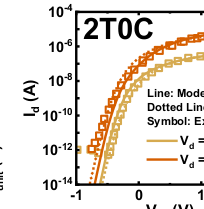
#> input picture experiments/spice_2t0c_v0/data/fig5d_2t0c_idvg.png, 204 x 209 px
$ python extract_iv_curves.py
#> lines starting #> are read from the running program, lines starting #| are printed output that depends on the picture; after the words box and inside, x2 and y2 are one past the last pixel; in counts of white or black regions, pixels touching at a corner belong together
"""
extract_iv_curves.py
====================

Manual/programmatic digitization of the 2T0C I-V curves from
Zhu IEDM 2026, Fig. 5(d) and Fig. 5(e).

Approach:
    * Use the cropped figure images (data/fig5d_2t0c_idvg.png,
      data/fig5e_2t0c_idvd.png) which were created from the page-3
      render of ref/IEDM2026_HaotongZhu_V5.pdf.
    * Identify the two orange curves (light orange = Vd=0.1V, dark
      orange = Vd=1V) in Id-Vg and the three blue curves in Id-Vd by
      hue.
    * For each x-axis column, pick the y-pixel of the curve; convert
      pixel -> (Vg, Id) or (Vd, Id) using the axis ranges below.

Axis ranges (read off the paper figure captions and ticks):
    Fig 5(d) 2T0C Id-Vg
        x: Vg in [-1, 2] V
        y: Id in [1e-14, 1e-4] A   (10 decades, log scale)

    Fig 5(e) 2T0C Id-Vd
        x: Vd in [0, 3] V
        y: Id in [0, 60] uA        (linear scale)

These axis ranges are explicitly stated in the figure captions and
visible ticks. They are NOT calibrated pixel-by-pixel against the
PDF; small offsets are expected. The output CSVs are saved with
columns that match the units of the paper exactly.
"""
from __future__ import annotations
import os
from pathlib import Path
import numpy as np
from PIL import Image

ROOT = Path(__file__).resolve().parents[1]
DATA = ROOT / "data"
DATA.mkdir(exist_ok=True)

# Axis ranges (paper-stated).
IDVG_X = (-1.0, 2.0)   # Vg  [V]
IDVG_Y = (1e-14, 1e-4)  # Id  [A]
IDVD_X = (0.0, 3.0)     # Vd  [V]
IDVD_Y = (0.0, 60.0)    # Id  [uA]


def _find_orange_columns(img_arr: np.ndarray) -> tuple[np.ndarray, np.ndarray]:
    """Return (light_orange_y, dark_orange_y) per column.

    The two orange curves in Fig 5(d) are: a lighter orange (Vd=0.1V)
    and a darker orange (Vd=1V). We classify pixels by hue/saturation.
    """
    R = img_arr[..., 0].astype(int)
    G = img_arr[..., 1].astype(int)
    B = img_arr[..., 2].astype(int)
    # orange-ish: R high, B low
    is_orange = (R > 180) & (B < 180) & (R - B > 50) & (G > B)
    # light vs dark: lighter if G is higher
    light = is_orange & (G > 150)
    dark = is_orange & (G <= 150) & (G > 90)
    return light, dark


def _column_curve_ys(curve_mask: np.ndarray, y_plot_min: int, y_plot_max: int) -> np.ndarray:
    """For each x column, return the median y of pixels inside the plot
    vertical band [y_plot_min, y_plot_max]. Returns array of length W
    with NaN where no curve pixels were found.
    """
    H, W = curve_mask.shape
    out = np.full(W, np.nan)
    band = curve_mask[y_plot_min:y_plot_max, :]
    for x in range(W):
        col = np.where(band[:, x])[0]
        if col.size:
            # median over the y band (relative); convert to absolute
            out[x] = col.mean() + y_plot_min
    return out


def extract_idvg() -> tuple[np.ndarray, np.ndarray, np.ndarray]:
    """Extract (Vg, Id_Vd0p1, Id_Vd1) from the cropped Fig 5(d)."""
    img_path = DATA / "fig5d_2t0c_idvg.png"
    if not img_path.exists():
        raise FileNotFoundError(img_path)
    im = Image.open(img_path).convert("RGB")
    arr = np.array(im)
    H, W, _ = arr.shape
    light, dark = _find_orange_columns(arr)

    # Plot area inspection: orange curves are in x in [78, 203]
    # The y plot area covers roughly [10, 195] (the 10^-14 to 10^-4 ticks)
    # Pick tight band to avoid the axis label "Id (A)" and the "2T0C" text
    y_min, y_max = 28, 195

    # Use median y of curve pixels in the plot band
    light_y = _column_curve_ys(light, y_min, y_max)
    dark_y = _column_curve_ys(dark, y_min, y_max)

    # Pick x columns where both curves have a reading
    valid_x = np.where(np.isfinite(light_y) | np.isfinite(dark_y))[0]
    if valid_x.size == 0:
        raise RuntimeError("No orange curve pixels found in Id-Vg plot")
    # The actual plot x range is 78..203, which corresponds to Vg in [-1, 2]
    x_left, x_right = valid_x.min(), valid_x.max()
    xs = np.arange(x_left, x_right + 1)
    Vg_axis = np.interp(xs, [x_left, x_right], [IDVG_X[0], IDVG_X[1]])

    # Map y_px in [y_plot_top, y_plot_bot] to log10(Id) in [log(y_max), log(y_min)]
    # log y: top of plot -> Id = 1e-4, bottom -> Id = 1e-14
    log_y_top = np.log10(IDVG_Y[1])  # 1e-4
    log_y_bot = np.log10(IDVG_Y[0])  # 1e-14
    y_plot_top = y_min
    y_plot_bot = y_max

    def to_id(y_px_arr: np.ndarray) -> np.ndarray:
        out = np.full_like(y_px_arr, np.nan, dtype=float)
        m = np.isfinite(y_px_arr)
        if m.any():
            t = (y_px_arr[m] - y_plot_top) / (y_plot_bot - y_plot_top)
            out[m] = 10.0 ** (log_y_top + t * (log_y_bot - log_y_top))
        return out

    Id0p1 = to_id(light_y[x_left:x_right + 1])
    Id1 = to_id(dark_y[x_left:x_right + 1])
    return Vg_axis, Id0p1, Id1


def _find_blue_columns(img_arr: np.ndarray) -> tuple[np.ndarray, np.ndarray, np.ndarray]:
    """Return (light_blue, mid_blue, dark_blue) per column for Fig 5(e).

    The three Id-Vd curves are: Vg=0.4V (lowest), Vg=1.2V (middle),
    Vg=2.0V (highest). We just find 3 clusters by intensity.
    """
    R = img_arr[..., 0].astype(int)
    G = img_arr[..., 1].astype(int)
    B = img_arr[..., 2].astype(int)
    is_blue = (B > 180) & (B > R + 30) & (R < 200)
    # Three shades: light (R,G,B all high) -> dark (R,G low, B still high)
    light = is_blue & (G > 150) & (R > 100)
    mid = is_blue & (G > 110) & (G < 170) & (R < 130)
    dark = is_blue & (G < 130) & (R < 100)
    return light, mid, dark


def extract_idvd() -> tuple[np.ndarray, np.ndarray, np.ndarray, np.ndarray]:
    """Extract (Vd, Id_Vg0p4, Id_Vg1p2, Id_Vg2) from Fig 5(e)."""
    img_path = DATA / "fig5e_2t0c_idvd.png"
    if not img_path.exists():
        raise FileNotFoundError(img_path)
    im = Image.open(img_path).convert("RGB")
    arr = np.array(im)
    H, W, _ = arr.shape
    light, mid, dark = _find_blue_columns(arr)

    # Same approach: pick tight plot band, find median y per x column
    y_min, y_max = 28, 195
    light_y = _column_curve_ys(light, y_min, y_max)
    mid_y = _column_curve_ys(mid, y_min, y_max)
    dark_y = _column_curve_ys(dark, y_min, y_max)

    valid_x = np.where(np.isfinite(light_y) | np.isfinite(mid_y) | np.isfinite(dark_y))[0]
    if valid_x.size == 0:
        raise RuntimeError("No blue curve pixels found in Id-Vd plot")
    x_left, x_right = valid_x.min(), valid_x.max()
    xs = np.arange(x_left, x_right + 1)
    Vd_axis = np.interp(xs, [x_left, x_right], [IDVD_X[0], IDVD_X[1]])

    y_plot_top, y_plot_bot = y_min, y_max

    def to_uA(y_px_arr: np.ndarray) -> np.ndarray:
        out = np.full_like(y_px_arr, np.nan, dtype=float)
        m = np.isfinite(y_px_arr)
        if m.any():
            t = (y_px_arr[m] - y_plot_top) / (y_plot_bot - y_plot_top)
            out[m] = (1.0 - t) * (IDVD_Y[1] - IDVD_Y[0]) + IDVD_Y[0]
        return out

    Id0p4 = to_uA(light_y[x_left:x_right + 1])
    Id1p2 = to_uA(mid_y[x_left:x_right + 1])
    Id2 = to_uA(dark_y[x_left:x_right + 1])
    return Vd_axis, Id0p4, Id1p2, Id2


def main() -> None:
    print("Extracting Fig 5(d) 2T0C Id-Vg ...")
    Vg, Id0p1, Id1 = extract_idvg()
#> in extract_idvg, im is the input picture: PIL image 204x209 RGB; mean R, G, B 232, 226.5, 220.4
#> in _find_orange_columns, `R = img_arr[..., 0].astype(int)`: R: shape (209, 204) int64; 256 distinct labels, from 0 to 255
#> in _find_orange_columns, `G = img_arr[..., 1].astype(int)`: G: shape (209, 204) int64; 256 distinct labels, from 0 to 255
#> in _find_orange_columns, `B = img_arr[..., 2].astype(int)`:
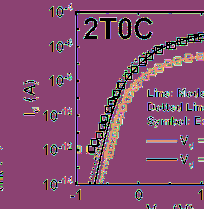
#> B: shape (209, 204) int64; 256 distinct labels, from 0 to 255; one colour per label, 0 black
#> in _find_orange_columns, `is_orange = (R > 180) & (B < 180) & (R - B > 50) & (G > B)`:
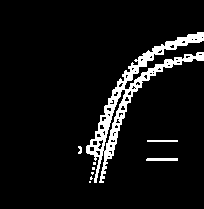
#> is_orange: shape (209, 204) bool; 7.1% white; 9 white regions (5 under 20 px), largest, box (x1, y1, x2, y2) and area: (86, 32, 204, 183) 2828, (146, 158, 178, 161) 95, (147, 140, 178, 142) 62, (78, 146, 82, 154) 24
#> in _find_orange_columns, `light = is_orange & (G > 150)`: light: shape (209, 204) bool; 3.8% white; 132 white regions (128 under 20 px), largest, box (x1, y1, x2, y2) and area: (99, 52, 204, 183) 1208, (147, 140, 178, 142) 62, (86, 145, 100, 161) 36, (78, 146, 82, 154) 24
#> in _find_orange_columns, `dark = is_orange & (G <= 150) & (G > 90)`: dark: shape (209, 204) bool; 3.3% white; 9 white regions (7 under 20 px), largest, box (x1, y1, x2, y2) and area: (87, 32, 204, 183) 1303, (147, 158, 178, 161) 91
#> in _column_curve_ys, `band = curve_mask[y_plot_min:y_plot_max, :]`: band: shape (167, 204) bool; 4.8% white; 132 white regions (128 under 20 px), largest, box (x1, y1, x2, y2) and area: (99, 24, 204, 155) 1208, (147, 112, 178, 114) 62, (86, 117, 100, 133) 36, (78, 118, 82, 126) 24
#> call 2 of _column_curve_ys, with y_plot_min = 28, y_plot_max = 195
#> in _column_curve_ys (call 2), `band = curve_mask[y_plot_min:y_plot_max, :]`:
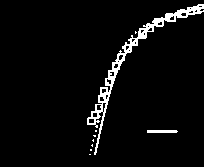
#> band: shape (167, 204) bool; 4.2% white; 9 white regions (7 under 20 px), largest, box (x1, y1, x2, y2) and area: (87, 4, 204, 155) 1303, (147, 130, 178, 133) 91
#> in extract_idvg, `valid_x = np.where(np.isfinite(light_y) | np.isfinite(dark_y))[0]`: valid_x = 122 values from 78 to 203
#> in extract_idvg, `x_left, x_right = valid_x.min(), valid_x.max()`: x_left = 78; x_right = 203
#> in extract_idvg, `Vg_axis = np.interp(xs, [x_left, x_right], [IDVG_X[0], IDVG_X[1]])`: Vg_axis = 126 values from -1 to 2
#> in to_id, `t = (y_px_arr[m] - y_plot_top) / (y_plot_bot - y_plot_top)`: t = 122 values, max 0.849 at index 20, min 0.132 at index 119, mean 0.413
#> Vg = 126 values from -1 to 2
    out_idvg = DATA / "idvg.csv"
    with out_idvg.open("w", encoding="utf-8") as f:
        f.write("# Zhu 2T0C Fig 5(d) -- paper-anchored digitization\n")
        f.write("# Vg (V), Id @ Vd=0.1V (A), Id @ Vd=1V (A)\n")
        for vg, i1, i2 in zip(Vg, Id0p1, Id1):
            f.write(f"{vg:.6e},{i1:.6e},{i2:.6e}\n")
#> this loop made 126 passes
#> (vg, i1, i2) on passes 1, 2, 3, 4, 5, 6, 7, 8, 9, 11, 12, 13: (-1, 5.3e-12, nan), (-0.976, 5.3e-12, nan), (-0.952, 5.3e-12, nan), (-0.928, 5.3e-12, nan), (-0.904, nan, nan), (-0.88, nan, nan), (-0.856, nan, nan), (-0.832, nan, nan), (-0.808, 5.68e-12, nan), (-0.76, 3.27e-12, 6.09e-12), (-0.736, 2.6e-12, 2.42e-12), (-0.712, 3.27e-12, 1e-12)
#> (vg, i2) on pass 10: (-0.784, 5.68e-12)
    print(f"  -> {out_idvg}  ({len(Vg)} rows)")
#|   -> experiments/spice_2t0c_v0/data/idvg.csv  (126 rows)

    print("Extracting Fig 5(e) 2T0C Id-Vd ...")
    Vd, Id0p4, Id1p2, Id2 = extract_idvd()
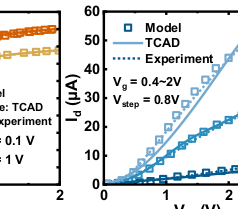
#> input picture experiments/spice_2t0c_v0/data/fig5e_2t0c_idvd.png, 238 x 209 px
#> in extract_idvd, im is the input picture: PIL image 238x209 RGB; mean R, G, B 222.8, 225.2, 226.1
#> in _find_blue_columns, `R = img_arr[..., 0].astype(int)`: R: shape (209, 238) int64; 256 distinct labels, from 0 to 255
#> in _find_blue_columns, `G = img_arr[..., 1].astype(int)`: G: shape (209, 238) int64; 256 distinct labels, from 0 to 255
#> in _find_blue_columns, `B = img_arr[..., 2].astype(int)`:
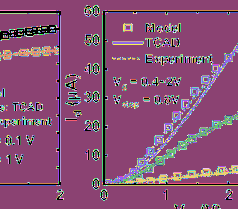
#> B: shape (209, 238) int64; 256 distinct labels, from 0 to 255; one colour per label, 0 black
#> in _find_blue_columns, `is_blue = (B > 180) & (B > R + 30) & (R < 200)`: is_blue: shape (209, 238) bool; 4.6% white; 51 white regions (45 under 20 px), largest, box (x1, y1, x2, y2) and area: (105, 44, 238, 183) 1771, (190, 87, 202, 96) 72, (172, 111, 182, 122) 71, (181, 100, 192, 111) 67, (164, 123, 173, 134) 62, (113, 42, 143, 44) 60
#> in _find_blue_columns, `light = is_blue & (G > 150) & (R > 100)`: light: shape (209, 238) bool; 3.3% white in thin lines or dots, all inside (x1, y1, x2, y2) = (105, 23, 238, 183)
#> in _find_blue_columns, `mid = is_blue & (G > 110) & (G < 170) & (R < 130)`:
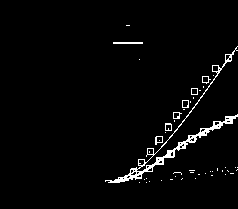
#> mid: shape (209, 238) bool; 2.7% white in thin lines or dots, all inside (x1, y1, x2, y2) = (105, 25, 238, 183)
#> in _find_blue_columns, `dark = is_blue & (G < 130) & (R < 100)`: dark: shape (209, 238) bool; every value is 0
#> in _column_curve_ys (call 3), `band = curve_mask[y_plot_min:y_plot_max, :]`: band: shape (167, 238) bool; 4.1% white in thin lines or dots, all inside (x1, y1, x2, y2) = (105, 1, 238, 155)
#> call 4 of _column_curve_ys, with y_plot_min = 28, y_plot_max = 195
#> in _column_curve_ys (call 4), `band = curve_mask[y_plot_min:y_plot_max, :]`:
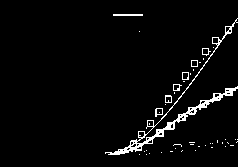
#> band: shape (167, 238) bool; 3.3% white in thin lines or dots, all inside (x1, y1, x2, y2) = (105, 14, 238, 155)
#> in _column_curve_ys (call 5), `band = curve_mask[y_plot_min:y_plot_max, :]`: band: shape (167, 238) bool; every value is 0
#> in extract_idvd, `valid_x = np.where(np.isfinite(light_y) | np.isfinite(mid_y) | np.isfi..`: valid_x = 133 values from 105 to 237
#> in extract_idvd, `x_left, x_right = valid_x.min(), valid_x.max()`: x_left = 105; x_right = 237
#> in extract_idvd, `Vd_axis = np.interp(xs, [x_left, x_right], [IDVD_X[0], IDVD_X[1]])`: Vd_axis = 133 values from 0 to 3
#> in to_uA, `t = (y_px_arr[m] - y_plot_top) / (y_plot_bot - y_plot_top)`: t = 133 values, max 0.919 at index 6, min 0.168 at index 127, mean 0.574
#> in extract_idvd, `Id0p4 = to_uA(light_y[x_left:x_right + 1])`: Id0p4 = 133 values, max 49.94 at index 127, min 4.85 at index 6, mean 25.57
#> in extract_idvd, `Id1p2 = to_uA(mid_y[x_left:x_right + 1])`: Id1p2 = 133 values, max 38.8 at index 119, min 4.85 at index 7, mean 21.97
#> Vd = 133 values from 0 to 3
    out_idvd = DATA / "idvd.csv"
    with out_idvd.open("w", encoding="utf-8") as f:
        f.write("# Zhu 2T0C Fig 5(e) -- paper-anchored digitization\n")
        f.write("# Vd (V), Id @ Vg=0.4V (uA), Id @ Vg=1.2V (uA), Id @ Vg=2.0V (uA)\n")
        for vd, i1, i2, i3 in zip(Vd, Id0p4, Id1p2, Id2):
            f.write(f"{vd:.6e},{i1:.6e},{i2:.6e},{i3:.6e}\n")
#> this loop made 133 passes
#> (vd, i1, i2) on passes 1 to 12: (0, 5.39, 5.21), (0.0227, 5.21, 5.39), (0.0455, 5.21, 5.39), (0.0682, 5.21, 5.03), (0.0909, 5.21, 5.03), (0.114, 5.21, 5.03), (0.136, 4.85, 5.03), (0.159, 4.85, 4.85), (0.182, 24.93, 29.82), (0.205, 24.93, 24.93), (0.227, 38.24, 21.74), (0.25, 25.22, 21.74)
    print(f"  -> {out_idvd}  ({len(Vd)} rows)")
#|   -> experiments/spice_2t0c_v0/data/idvd.csv  (133 rows)


if __name__ == "__main__":
    main()
